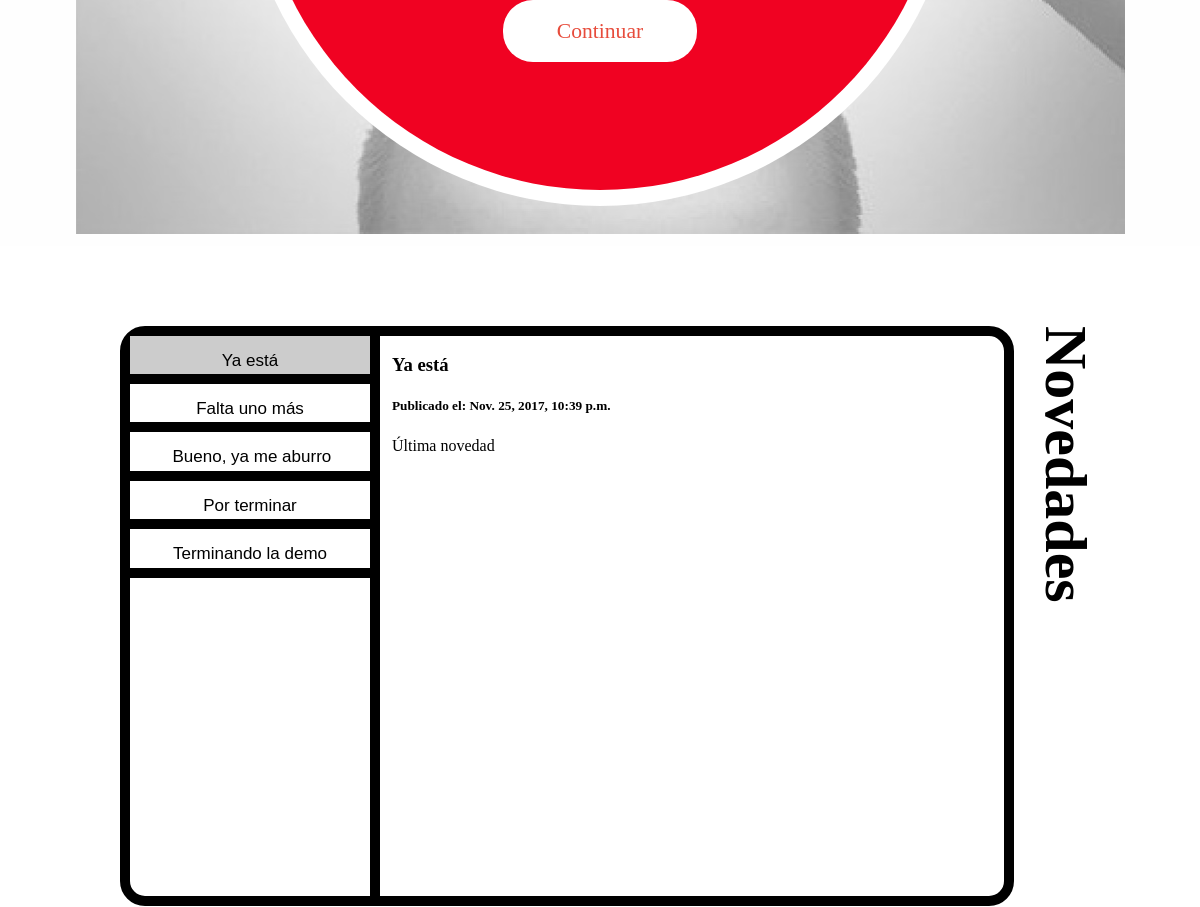
Before: / (middle part) with the older database file.
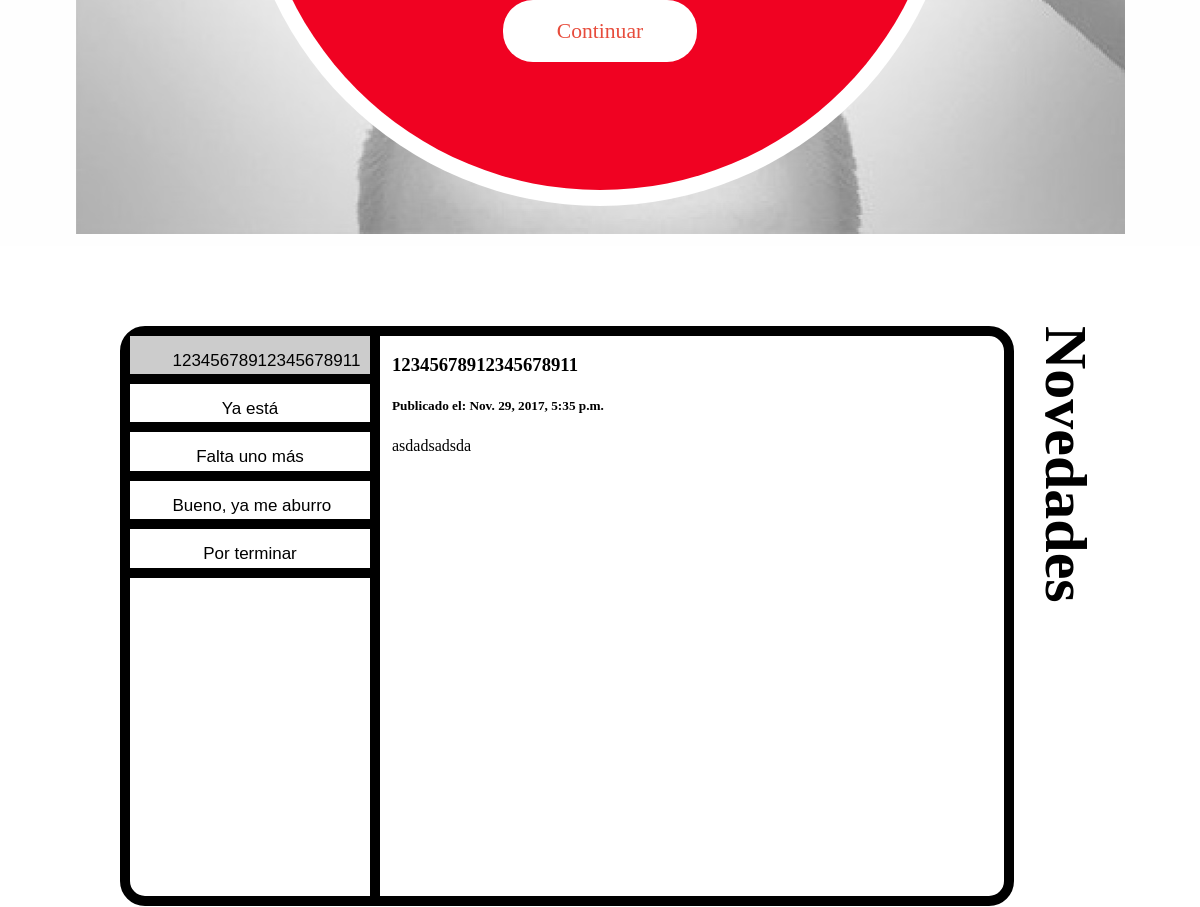
After: the same page with the newer database file.
### web/models.py (models this page shows, shortened)
class Novedad(models.Model):
    titulo = models.CharField(max_length=20) #Titulo de la novedad
    contenido = models.TextField() #Contenido de la novedad
    fechaP = models.DateTimeField('fecha de publicacion')
    tags = models.CharField(max_length=30)

### web/views.py (the view)
# urls.py: url(r'^$', web_view),
def web_view(request):
    novedades = Novedad.objects.all().order_by('-fechaP')[:5]
    return render(request, 'web/index.html', {'novedades': novedades})

### web/templates/web/index.html (shortened to what this page needs)
{% load staticfiles %}
<!DOCTYPE HTML>
<html>
	<head>
		{% load static %}
		<link rel="stylesheet" href="{% static 'web/css/style.css' %}">
	</head>
	<body>
		{% include 'web/header.html' %}
		{% include 'web/presentacion.html' %}
		{% include 'web/novedades.html' %}
	</body>
</html>

### web/templates/web/novedades.html (shortened to what this page needs)
    <div class="container-nov" id="novedades">
        <h1>Novedades</h1>
        <div class="nov">
            <div class="tab">
                <button class="tablinks" onclick="openNov(event, 'nov1')" id="defaultOpen">{{ novedades.0.titulo }}</button>
                <button class="tablinks" onclick="openNov(event, 'nov2')"> {{ novedades.1.titulo }}</button>
                <button class="tablinks" onclick="openNov(event, 'nov3')">{{ novedades.2.titulo }}</button>
                <button class="tablinks" onclick="openNov(event, 'nov4')">{{ novedades.3.titulo }}</button>
                <button claLibro 1ss="tablinks" onclick="openNov(event, 'nov5')">{{ novedades.4.titulo }}</button>
              </div>
              <div id="nov1" class="tabcontent">
                <h3>{{ novedades.0.titulo }}</h3>
                <h5>Publicado el: {{ novedades.0.fechaP }}</h5>
                <p>{{ novedades.0.contenido }}</p>
              </div>
        </div>
    </div>

Changed rows visible on the page:
no longer on this page (row unchanged): Novedad: titulo "Terminando la demo"
added Novedad: titulo "12345678912345678911", fechaP "Nov. 29, 2017, 5:35 p.m.", contenido "asdadsadsda"
Other visible differences:
{{ novedades.1.titulo }}: "Falta uno más" → "Ya está"
{{ novedades.2.titulo }}: "Bueno, ya me aburro" → "Falta uno más"
{{ novedades.3.titulo }}: "Por terminar" → "Bueno, ya me aburro"
{{ novedades.4.titulo }}: "Terminando la demo" → "Por terminar"
{{ novedades.0.titulo }}: "Ya está" → "12345678912345678911"
{{ novedades.0.fechaP }}: "Nov. 25, 2017, 10:39 p.m." → "Nov. 29, 2017, 5:35 p.m."
{{ novedades.0.contenido }}: "Última novedad" → "asdadsadsda"
